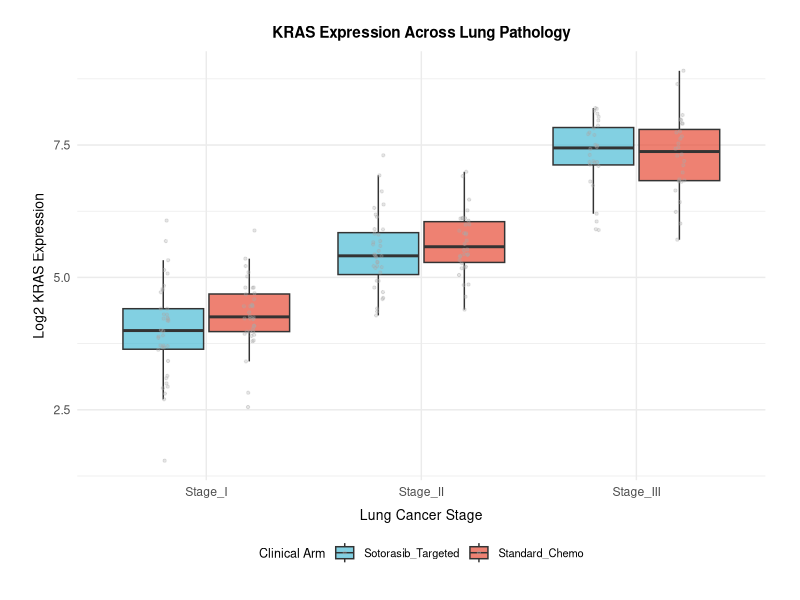
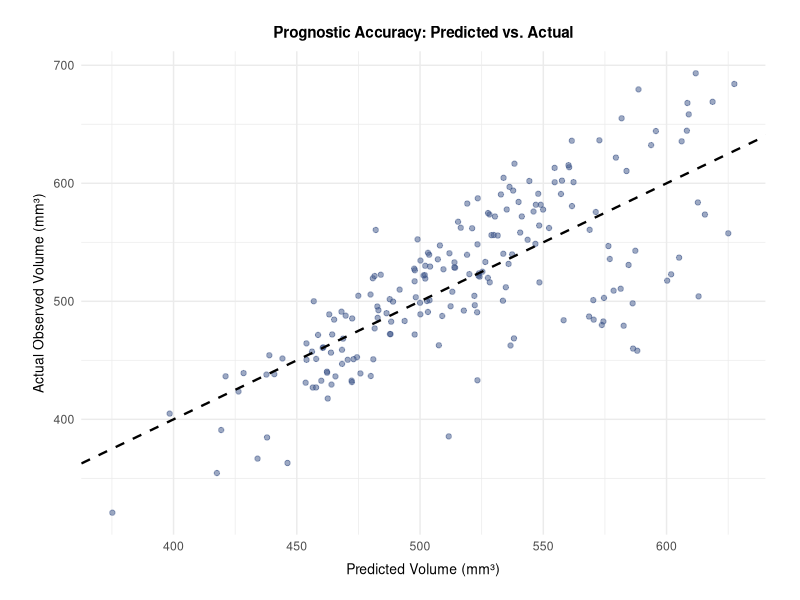
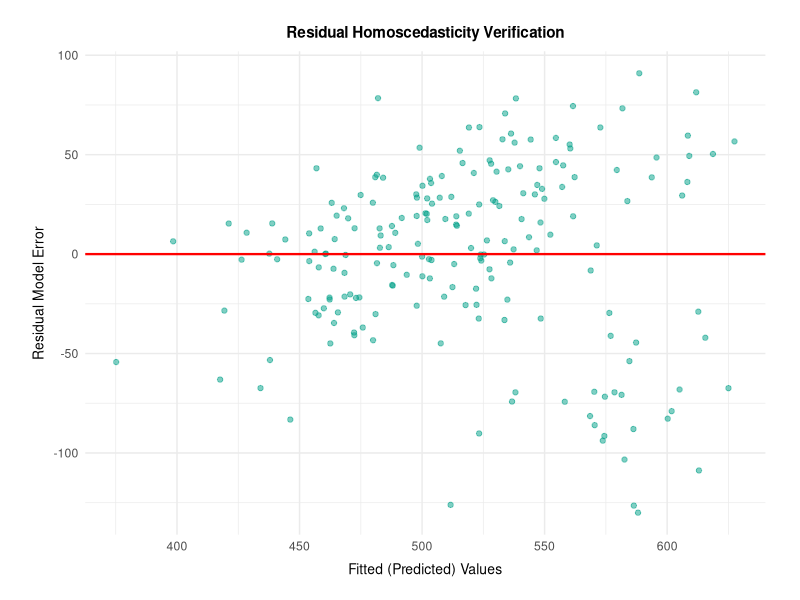
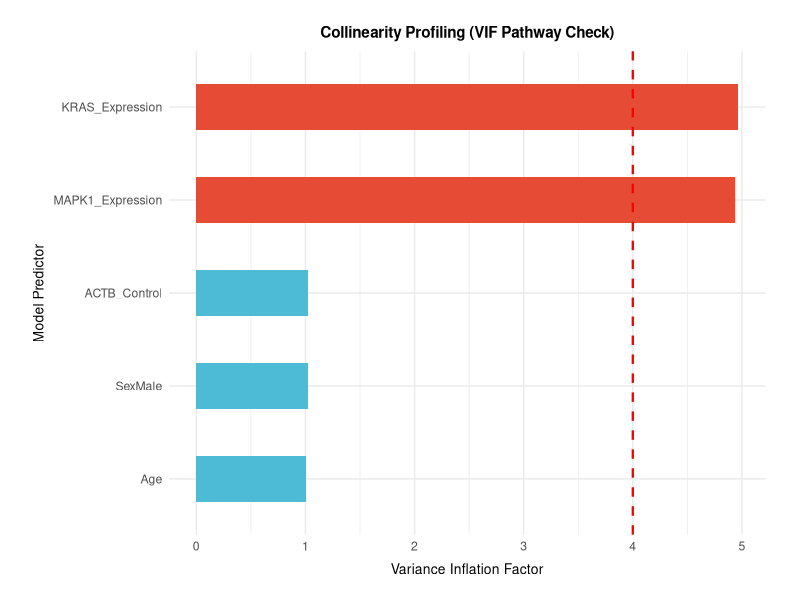
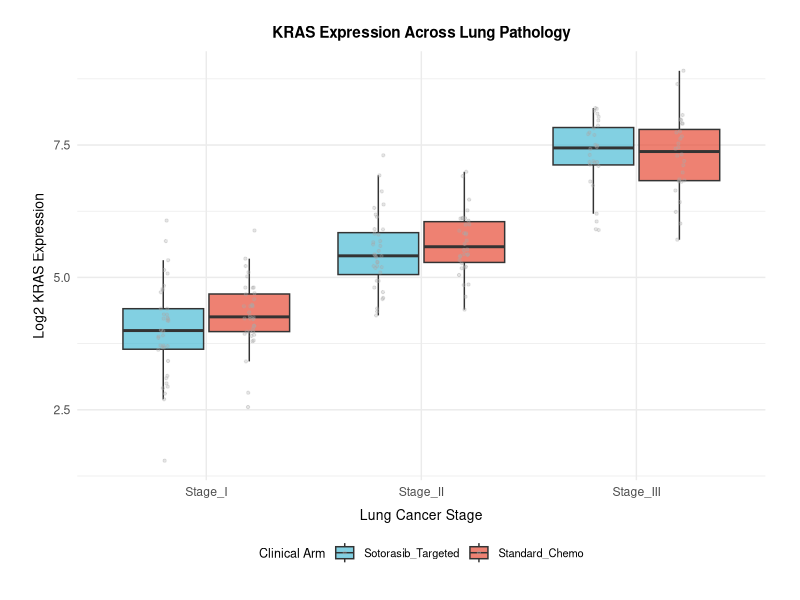
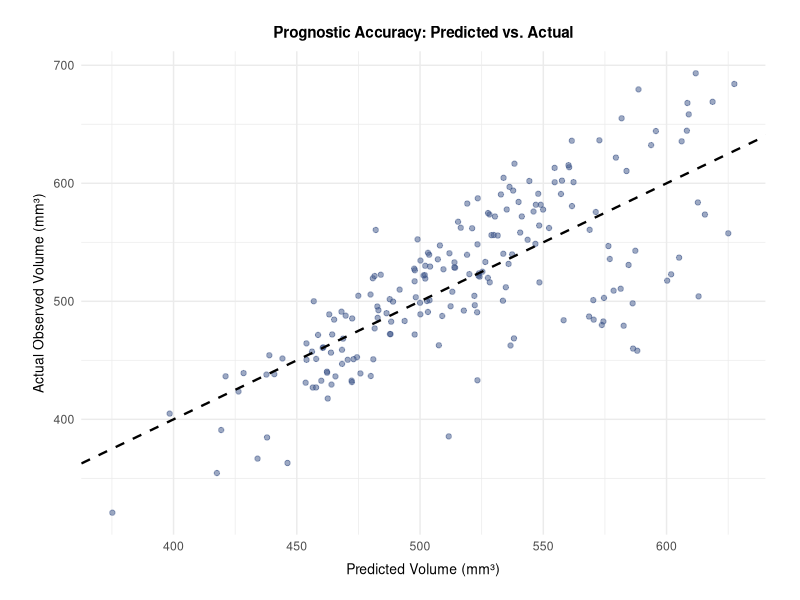
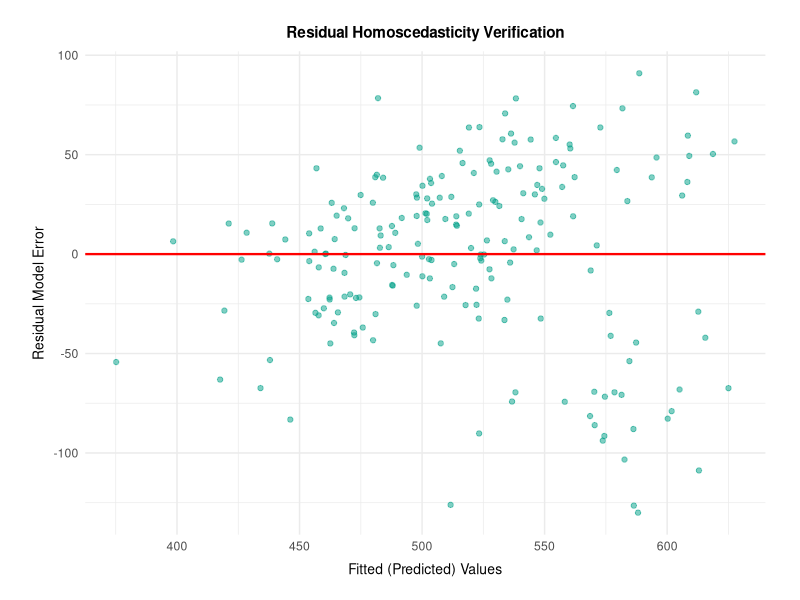
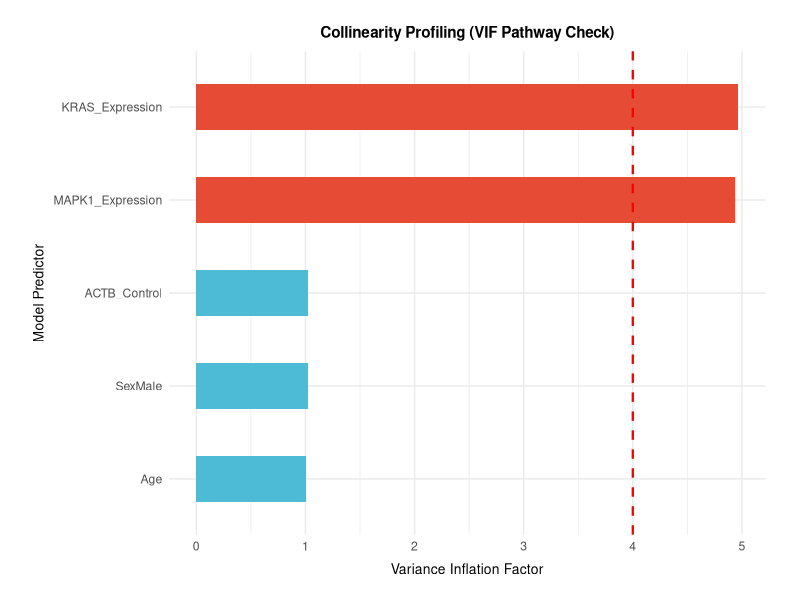

R code for these plots, in order: (Note: this script raises an error after producing the figures.)
# ==============================================================================
# PIPELINE: Translational Oncology & Biomarker Diagnostics Pipeline
# Context: KRAS Amplification & Sotorasib Efficacy in Lung Adenocarcinoma
# Outputs: 1 CSV Data Matrix, 4 Console & PNG Charts, 1 Formatted Word Report
# ==============================================================================

# 1. ENVIRONMENT CONFIGURATION & AUTOMATED PACKAGES CHECK
required_packages <- c("ggplot2", "officer", "flextable")
new_packages <- required_packages[!(required_packages %in% installed.packages()[,"Package"])]
if(length(new_packages)) install.packages(new_packages)

library(ggplot2)
library(officer)
library(flextable)

# 2. CLINICAL ONCOLOGY COHORT DATASET
n_patients <- 200

# Categorical Clinical Metrics
clinical_stage <- sample(c("Stage_I", "Stage_II", "Stage_III"), n_patients, replace = TRUE)
treatment <- sample(c("Standard_Chemo", "Sotorasib_Targeted"), n_patients, replace = TRUE)
sex <- sample(c("Male", "Female"), n_patients, replace = TRUE)

# Continuous Demographic Covariate
age <- round(runif(n_patients, min = 40, max = 78))

# Transcriptomic Expressions (Biologically intertwined pathways)
# KRAS expression driven higher by advanced disease stage severity
kras_expression <- 4.2 + (ifelse(clinical_stage == "Stage_II", 1.2, 0) + 
                            ifelse(clinical_stage == "Stage_III", 2.9, 0)) + rnorm(n_patients, 0, 0.8)

# MAPK1 is downstream of KRAS and shares redundant biological pathway information
mapk1_expression <- (kras_expression * 0.65) + rnorm(n_patients, 1.2, 0.5)

# ACTB is a standard constant housekeeping control gene (independent baseline noise)
actb_expression <- rnorm(n_patients, mean = 7.0, sd = 0.4) 

# Continuous Phenotypic Outcome: Macroscopic Tumor Volume (mm^3)
# Sotorasib targeted drug therapy severely halts tumor volume specifically in late Stage III disease
tumor_volume <- 200 + (age * 1.5) + (kras_expression * 45) + 
  (ifelse(clinical_stage == "Stage_III" & treatment == "Sotorasib_Targeted", -120, 0)) + 
  rnorm(n_patients, 0, 25)

# Compile into master Clinical Genomics Matrix
lung_cancer_cohort <- data.frame(
  Patient_ID = sprintf("LUNG_%04d", 1:n_patients),
  Age = age,
  Sex = as.factor(sex),
  Clinical_Stage = factor(clinical_stage, levels = c("Stage_I", "Stage_II", "Stage_III")),
  Treatment_Arm = as.factor(treatment),
  KRAS_Expression = kras_expression,
  MAPK1_Expression = mapk1_expression,
  ACTB_Control = actb_expression,
  Tumor_Volume_mm3 = tumor_volume
)

# Export copy of data for reproducibility
write.csv(lung_cancer_cohort, "lung_adenocarcinoma_cohort.csv", row.names = FALSE)
cat("SUCCESS: 'lung_adenocarcinoma_cohort.csv' generated.\n\n")


# ==============================================================================
# 3. PERFORM STATISTICAL CALCULATIONS & FORMAT NUMBERS
# ==============================================================================

# Analysis 1: Two-Way ANOVA 
anova_model <- aov(KRAS_Expression ~ Clinical_Stage * Treatment_Arm, data = lung_cancer_cohort)
anova_raw <- (summary(anova_model))[[1]] # Extract underlying statistical table safely

anova_df <- data.frame(
  Source   = trimws(rownames(anova_raw)),
  Df       = anova_raw[["Df"]],
  Sum_Sq   = round(anova_raw[["Sum Sq"]], 3),
  Mean_Sq  = round(anova_raw[["Mean Sq"]], 3),
  F_Value  = round(anova_raw[["F value"]], 3),
  P_Value  = format.pval(anova_raw[["Pr(>F)"]], digits = 3, eps = 0.001)
)
# Clean row names mapping where R leaves trailing characters or NAs
anova_df$F_Value[is.na(anova_df$F_Value)] <- ""
anova_df$P_Value[anova_df$P_Value == "NA"] <- ""

# Analysis 2: Multiple Linear Regression
regression_model <- lm(Tumor_Volume_mm3 ~ KRAS_Expression + MAPK1_Expression + ACTB_Control + Age + Sex, data = lung_cancer_cohort)
reg_summary <- summary(regression_model)
reg_raw <- reg_summary$coefficients

reg_df <- data.frame(
  Predictor = rownames(reg_raw),
  Estimate  = round(reg_raw[, "Estimate"], 3),
  Std_Error = round(reg_raw[, "Std. Error"], 3),
  T_Value   = round(reg_raw[, "t value"], 3),
  P_Value   = format.pval(reg_raw[, "Pr(>|t|)"], digits = 3, eps = 0.001)
)

# Extract Model Predictions and Residuals for diagnostics
lung_cancer_cohort$Predicted_Volume <- predict(regression_model)
lung_cancer_cohort$Residuals <- residuals(regression_model)

# Analysis 3: Diagnostics (Variance Inflation Factor Calculation)
X <- model.matrix(regression_model)[,-1]
vif_values <- sapply(1:ncol(X), function(i) 1 / (1 - summary(lm(X[,i] ~ X[,-i]))$r.squared))
vif_df <- data.frame(
  Biomarker = colnames(X), 
  VIF_Value = round(unname(vif_values), 3)
)


# ==============================================================================
# 4. GENERATE FULL VISUAL SUITE & DISPLAY TO CONSOLE (GGPLOT2)
# ==============================================================================

# Universal canvas theme to prevent cut-off text or clipped boundaries
safe_margins <- theme_minimal(base_size = 11) + 
  theme(
    plot.title = element_text(face = "bold", hjust = 0.5, vjust = 1.5, size = 11),
    axis.title.x = element_text(vjust = -0.5, size = 10),
    axis.title.y = element_text(vjust = 1.5, size = 10),
    plot.margin = margin(t = 20, r = 25, b = 20, l = 25), 
    legend.position = "bottom",
    legend.title = element_text(size = 9),
    legend.text = element_text(size = 8)
  )

# Plot 1: Boxplot for ANOVA
p1 <- ggplot(lung_cancer_cohort, aes(x = Clinical_Stage, y = KRAS_Expression, fill = Treatment_Arm)) +
  geom_boxplot(outlier.shape = NA, alpha = 0.7, position = position_dodge(0.8)) +
  geom_jitter(position = position_jitterdodge(jitter.width = 0.1, dodge.width = 0.8), size = 0.8, alpha = 0.3, color = "darkgray") +
  scale_fill_manual(values = c("Standard_Chemo" = "#E64B35FF", "Sotorasib_Targeted" = "#4DBBD5FF")) +
  labs(title = "KRAS Expression Across Lung Pathology", x = "Lung Cancer Stage", y = "Log2 KRAS Expression", fill = "Clinical Arm") +
  safe_margins
ggsave("plot1_anova_boxplot.png", plot = p1, width = 5.5, height = 3.8, dpi = 300)
print(p1)

# Plot 2: Actual vs Predicted Regression Fit
p2 <- ggplot(lung_cancer_cohort, aes(x = Predicted_Volume, y = Tumor_Volume_mm3)) +
  geom_point(color = "#3C5488FF", alpha = 0.5, size = 1.5) +
  geom_abline(slope = 1, intercept = 0, color = "black", linetype = "dashed", size = 0.8) +
  labs(title = "Prognostic Accuracy: Predicted vs. Actual", x = "Predicted Volume (mm³)", y = "Actual Observed Volume (mm³)") +
  safe_margins
ggsave("plot2_regression_fit.png", plot = p2, width = 5.5, height = 3.8, dpi = 300)
print(p2)

# Plot 3: Residuals Fitted Homoscedasticity Analysis
p3 <- ggplot(lung_cancer_cohort, aes(x = Predicted_Volume, y = Residuals)) +
  geom_point(color = "#00A087FF", alpha = 0.5, size = 1.5) +
  geom_hline(yintercept = 0, color = "red", linetype = "solid", size = 0.8) +
  labs(title = "Residual Homoscedasticity Verification", x = "Fitted (Predicted) Values", y = "Residual Model Error") +
  safe_margins
ggsave("plot3_residuals_diagnostic.png", plot = p3, width = 5.5, height = 3.8, dpi = 300)
print(p3)

# Plot 4: VIF Multicollinearity Bars
p4 <- ggplot(vif_df, aes(x = reorder(Biomarker, VIF_Value), y = VIF_Value, fill = VIF_Value > 4)) +
  geom_bar(stat = "identity", width = 0.5, show.legend = FALSE) +
  geom_hline(yintercept = 4, color = "red", linetype = "dashed", size = 0.8) +
  scale_fill_manual(values = c("FALSE" = "#4DBBD5FF", "TRUE" = "#E64B35FF")) +
  coord_flip() + 
  labs(title = "Collinearity Profiling (VIF Pathway Check)", x = "Model Predictor", y = "Variance Inflation Factor") +
  safe_margins
ggsave("plot4_vif_bars.png", plot = p4, width = 5.5, height = 3.8, dpi = 300)
print(p4)


# ==============================================================================
# 5. AUTOMATED MS WORD REPORT COMPILATION ENGINE
# ==============================================================================
make_clean_table <- function(df) {
  ft <- flextable(df) |> 
    theme_vanilla() |> 
    align(align = "center", part = "all") |> 
    autofit() |> 
    fit_to_width(max_width = 6.5) # Keeps tables safely locked inside margins
  return(ft)
}

doc <- read_docx() |>
  body_add_par("KRAS Targeted Therapeutics Analytics Report", style = "heading 1") |>
  body_add_par("Lung Adenocarcinoma Stratification Pipeline", style = "Normal") |>
  body_add_par("", style = "Normal") |>
  
  # Section 1: ANOVA
  body_add_par("1. Biomarker Expression Profiling (Two-Way ANOVA)", style = "heading 2") |>
  body_add_flextable(make_clean_table(anova_df)) |>
  body_add_par("", style = "Normal") |>
  body_add_img(src = "plot1_anova_boxplot.png", width = 5.0, height = 3.4) |>
  body_add_par("", style = "Normal") |>
  
  # Section 2: Multiple Regression
  body_add_par("2. Predictive Prognostics & Multiple Regression Outputs", style = "heading 2") |>
  body_add_flextable(make_clean_table(reg_df)) |>
  body_add_par(paste("Model Performance: Multiple R-squared =", round(reg_summary$r.squared, 4)), style = "Normal") |>
  body_add_par("", style = "Normal") |>
  body_add_img(src = "plot2_regression_fit.png", width = 5.0, height = 3.4) |>
  body_add_img(src = "plot3_residuals_diagnostic.png", width = 5.0, height = 3.4) |>
  body_add_par("", style = "Normal") |>
  
  # Section 3: VIF Diagnostics
  body_add_par("3. Pathway Redundancy Assessment (VIF Diagnostics)", style = "heading 2") |>
  body_add_flextable(make_clean_table(vif_df)) |>
  body_add_par("", style = "Normal") |>
  body_add_img(src = "plot4_vif_bars.png", width = 5.0, height = 3.4)

# Output final compiled document asset
print(doc, target = "Statistical_Genomics_Report.docx")

cat("\n========================================================================\n")
cat(" SUCCESS: ALL GRAPHICS PRINTED AND MARGIN-SAFE REPORT DOCUMENT SAVED!\n")
cat("========================================================================\n")
